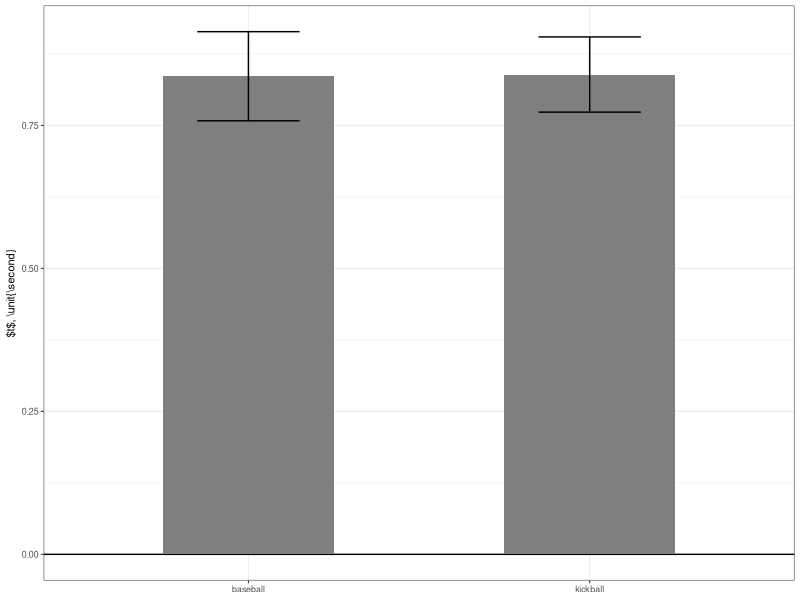

The R source for this figure:
library(ggplot2)
library(dplyr)

raw <- read.csv('times.csv',header=TRUE)
data <- data.frame(raw)
grouped <- dplyr::group_by(data, type)
summary_data <- dplyr::summarise(grouped,
	     t = mean(time.s),
	     sd = sd(time.s))

fig <- ggplot(summary_data) +
    geom_hline(yintercept=0) + 
    geom_bar( aes(x=type, y=t), stat="identity", fill="gray50",width=0.5) +
    geom_errorbar( aes(x=type, ymin=t-sd, ymax=t+sd), width=0.3) +
    theme_bw(base_size=8) +
    theme(axis.title.x = element_blank()) +
    #xlab("ball type") + 
    ylab("$t$, \\unit{\\second}") +
    theme(axis.title.y=element_text(margin=margin(t=0,r=3,b=0,l=0,unit="pt")))

# save the figure
ggsave("fig2.svg", plot=fig, width=1.608, height=2, units="in")

# give me the t-test results 
print(t.test(time.s ~ type, data))

# and give me the groupwise mean and sd
# grouped <- data.group_by(data, type)
print(dplyr::summarise(grouped,
	mean = mean(time.s),
	sd = sd(time.s)))

# give the pooled everything mean and sd
print(summarize(data, mean=mean(time.s), sd=sd(time.s)))